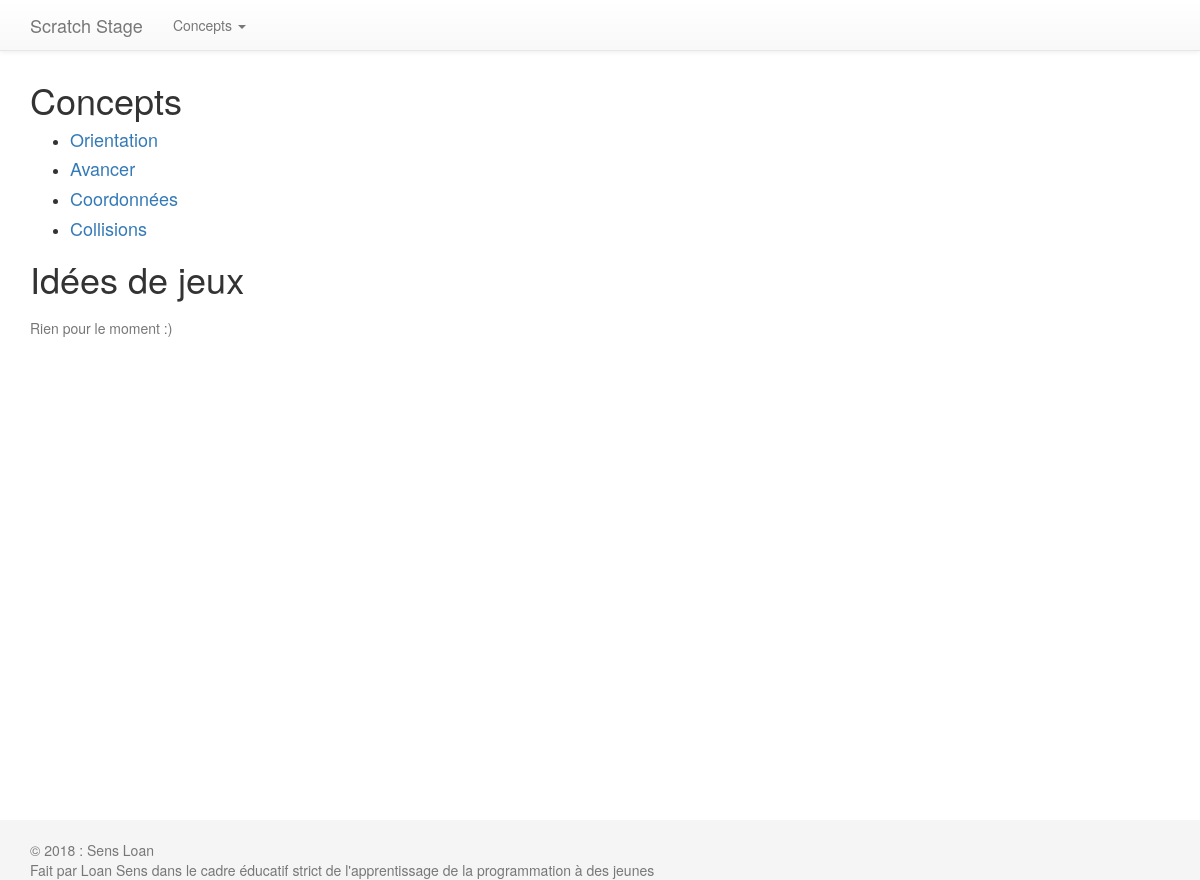
/scratch/, run on the app's committed database.
### stage_scratch/models.py (models this page shows, shortened)
class Concept(models.Model):
    conceptName = models.CharField(max_length=100, help_text="Titre du concept")
    conceptNumber = models.IntegerField(unique=True, blank=True, null=True, help_text="Numéro du concept (pas grave s'ils ne se suivent pas, ils servent pour donner un ordre logique)")
    conceptPreBlocksDescription = models.TextField(default="", help_text="Description courte avant que les blocs soit données")
    conceptPostBlocksDescription = models.TextField(default="", blank=True, null=True, help_text="Description après que les blocs soit données")

### stage_scratch/views.py (the view)
# urls.py: path('', views.index, name='index'),
def index(request):
    context = {
        'allConceptName': getAllconceptsName(),
        'concepts' : Concept.objects.all()
    }
    return render(request, 'index.html', context)

### stage_scratch/views.py (called while the page is built)
def getAllconceptsName():
    return tuple(Concept.objects.values_list('conceptName', flat=True))

### stage_scratch/templates/index.html (shortened to what this page needs)
{% extends 'base.html' %}
{% load static %}
{% block content %}
    <h1> Concepts </h1>
    <ul>
        {% for conceptName in allConceptName %}
            <li><a href="{% url 'concept' conceptName%}"><h4>{{ conceptName }}</h4></a></li>
        {% endfor %}
    </ul>
    <h1> Idées de jeux </h1>
        <p class="text-muted">Rien pour le moment :)</p>
{% endblock content %}

### stage_scratch/static/style.css (style rules this page uses)
html { position: relative; min-height: 100%; }
body { margin-bottom: 60px; }
.container .text-muted { margin: 20px 0; }

### data on the page
Concept: conceptName "Orientation"
Concept: conceptName "Avancer"
Concept: conceptName "Coordonnées"
Concept: conceptName "Collisions"
